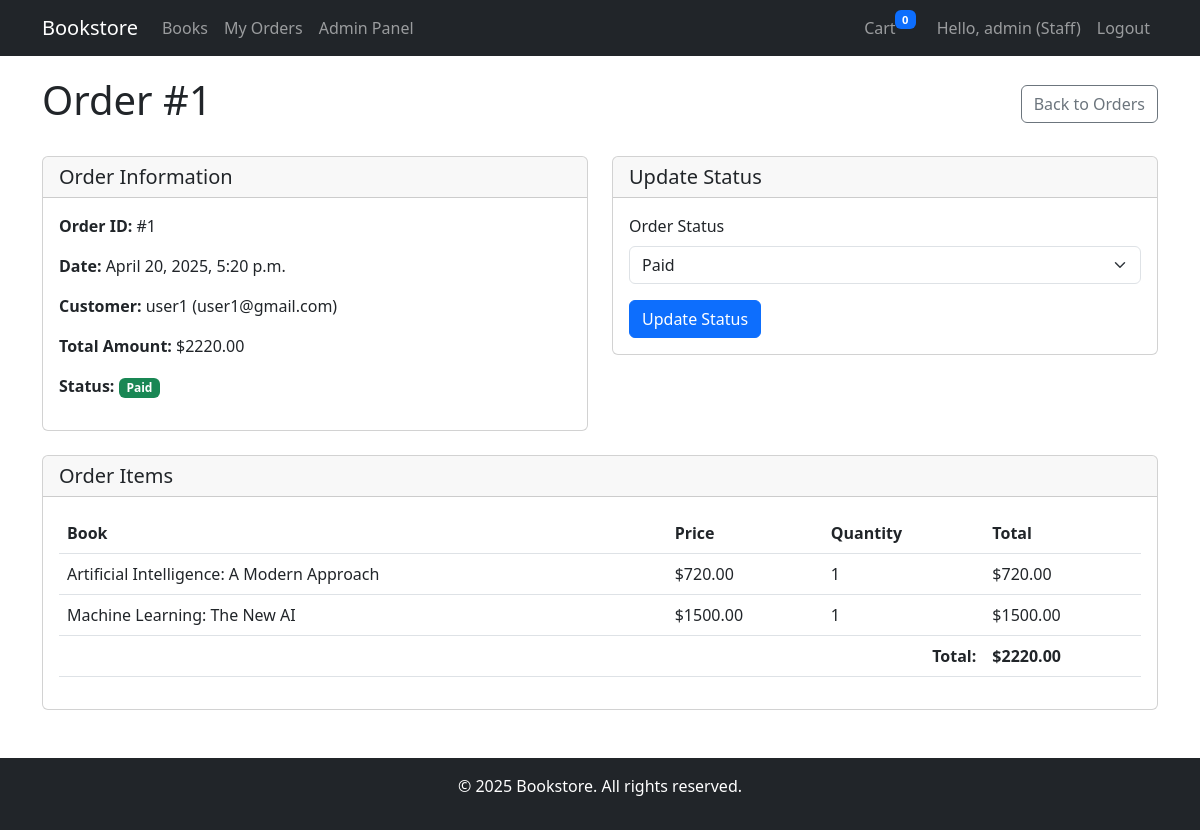
The page /admin_panel/orders/1/ (signed in) on the database its author committed.
### orders/models.py (models this page shows, shortened)
class Order(models.Model):
    STATUS_CHOICES = (
        ('pending', 'Pending'),
        ('paid', 'Paid'),
        ('shipped', 'Shipped'),
        ('delivered', 'Delivered'),
        ('cancelled', 'Cancelled'),
    )
    user = models.ForeignKey(User, on_delete=models.CASCADE, related_name='orders')
    total_price = models.DecimalField(max_digits=10, decimal_places=2)
    status = models.CharField(max_length=20, choices=STATUS_CHOICES, default='pending')
    created_at = models.DateTimeField(auto_now_add=True)
    updated_at = models.DateTimeField(auto_now=True)

class OrderItem(models.Model):
    order = models.ForeignKey(Order, on_delete=models.CASCADE, related_name='items')
    book = models.ForeignKey(Book, on_delete=models.CASCADE)
    quantity = models.PositiveIntegerField(default=1)
    price = models.DecimalField(max_digits=10, decimal_places=2)
    def get_total_price(self):
        return self.price * self.quantity

### books/models.py (models this page shows, shortened)
class Book(models.Model):
    title = models.CharField(max_length=200)
    author = models.CharField(max_length=200)
    description = models.TextField()
    price = models.DecimalField(max_digits=10, decimal_places=2)
    inventory = models.PositiveIntegerField(default=0)
    cover_image = models.CharField(max_length=255, blank=True, null=True)
    created_at = models.DateTimeField(auto_now_add=True)
    updated_at = models.DateTimeField(auto_now=True)

### admin_panel/views.py (the view)
# urls.py: path('orders/<int:pk>/', views.OrderDetailAdminView.as_view(), name='order_detail'),
class OrderDetailAdminView(AdminRequiredMixin, DetailView):
    model = Order
    template_name = 'admin_panel/order_detail.html'
    context_object_name = 'order'

### admin_panel/views.py (called while the page is built)
    def test_func(self):
        return self.request.user.is_authenticated and self.request.user.is_staff

### cart/context_processors.py (called while the page is built)
def cart_processor(request):
    cart = request.session.get('cart', {})
    cart_count = sum(item['quantity'] for item in cart.values())
    return {
        'cart_count': cart_count
    }

### templates/admin_panel/order_detail.html (shortened to what this page needs)
{% extends 'base/base.html' %}
{% block content %}
<div class="d-flex justify-content-between align-items-center mb-4">
    <h1>Order #{{ order.id }}</h1>
    <a href="{% url 'admin_panel:order_list' %}" class="btn btn-outline-secondary">Back to Orders</a>
</div>
<div class="row">
    <div class="col-md-6 mb-4">
        <div class="card">
            <div class="card-header">
                <h5 class="mb-0">Order Information</h5>
            </div>
            <div class="card-body">
                <p><strong>Order ID:</strong> #{{ order.id }}</p>
                <p><strong>Date:</strong> {{ order.created_at|date:"F j, Y, g:i a" }}</p>
                <p><strong>Customer:</strong> {{ order.user.username }} ({{ order.user.email }})</p>
                <p><strong>Total Amount:</strong> ${{ order.total_price }}</p>
                <p><strong>Status:</strong> <span class="badge bg-{% if order.status == 'paid' %}success{% elif order.status == 'pending' %}warning{% elif order.status == 'cancelled' %}danger{% else %}info{% endif %}">{{ order.status|title }}</span></p>
            </div>
        </div>
    </div>
    <div class="col-md-6 mb-4">
        <div class="card">
            <div class="card-header">
                <h5 class="mb-0">Update Status</h5>
            </div>
            <div class="card-body">
                <form method="post">
                    <div class="mb-3">
                        <label for="status" class="form-label">Order Status</label>
                        <select class="form-select" id="status" name="status">
                            <option value="paid" {% if order.status == 'paid' %}selected{% endif %}>Paid</option>
                        </select>
                    </div>
                    <button type="submit" class="btn btn-primary">Update Status</button>
                </form>
            </div>
        </div>
    </div>
</div>
<div class="card">
    <div class="card-header">
        <h5 class="mb-0">Order Items</h5>
    </div>
    <div class="card-body">
        <div class="table-responsive">
            <table class="table">
                <thead>
                    <tr>
                        <th>Book</th>
                        <th>Price</th>
                        <th>Quantity</th>
                        <th>Total</th>
                    </tr>
                </thead>
                <tbody>
                    {% for item in order.items.all %}
                    <tr>
                        <td>{{ item.book.title }}</td>
                        <td>${{ item.price }}</td>
                        <td>{{ item.quantity }}</td>
                        <td>${{ item.get_total_price }}</td>
                    </tr>
                    {% endfor %}
                </tbody>
                <tfoot>
                    <tr>
                        <td colspan="3" class="text-end"><strong>Total:</strong></td>
                        <td><strong>${{ order.total_price }}</strong></td>
                    </tr>
                </tfoot>
            </table>
        </div>
    </div>
</div>
{% endblock %}

### templates/base/base.html (shortened to what this page needs)
<!DOCTYPE html>
<html lang="en">
<head>
    <link href="https://cdn.jsdelivr.net/npm/bootstrap@5.3.0-alpha1/dist/css/bootstrap.min.css" rel="stylesheet">
</head>
<body>
    <nav class="navbar navbar-expand-lg navbar-dark bg-dark">
        <div class="container">
            <a class="navbar-brand" href="{% url 'books:book_list' %}">Bookstore</a>
            <div class="collapse navbar-collapse" id="navbarNav">
                <ul class="navbar-nav me-auto">
                    <li class="nav-item">
                        <a class="nav-link" href="{% url 'books:book_list' %}">Books</a>
                    </li>
                    {% if user.is_authenticated %}
                        <li class="nav-item">
                            <a class="nav-link" href="{% url 'orders:order_history' %}">My Orders</a>
                        </li>
                        {% if user.is_staff %}
                            <li class="nav-item">
                                <a class="nav-link" href="{% url 'admin_panel:dashboard' %}">Admin Panel</a>
                            </li>
                        {% endif %}
                    {% endif %}
                </ul>
                <ul class="navbar-nav">
                    {% if user.is_authenticated %}
                        <li class="nav-item">
                            <a class="nav-link" href="{% url 'cart:view_cart' %}">
                                Cart <span class="badge bg-primary cart-badge">{{ cart_count }}</span>
                            </a>
                        </li>
                        <li class="nav-item">
                            <span class="nav-link">Hello, {{ user.username }}{% if user.is_staff %} (Staff){% endif %}</span>
                        </li>
                        <li class="nav-item">
                            <a class="nav-link" href="{% url 'accounts:logout' %}">Logout</a>
                        </li>
                    {% endif %}
                </ul>
            </div>
        </div>
    </nav>
    <div class="container">
        {% block content %}{% endblock %}
    </div>
    <footer class="bg-dark text-white mt-5 py-3">
        <div class="container text-center">
            <p>&copy; {% now "Y" %} Bookstore. All rights reserved.</p>
        </div>
    </footer>
</body>
</html>

### templates/base/base.html (style rules this page uses)
.navbar { margin-bottom: 20px; }
.cart-badge { position: relative; top: -10px; right: 5px; font-size: 0.7em; }

### rows shown on the page
Order: id "1", created_at "April 20, 2025, 5:20 p.m.", user.username "user1", user.email "user1@gmail.com", total_price "2220.00", status "Paid"
OrderItem: book "Artificial Intelligence: A Modern Approach", price "720.00", quantity "1", get_total_price "720.00"
OrderItem: book "Machine Learning: The New AI", price "1500.00", quantity "1", get_total_price "1500.00"

### other values the page prints
{{ cart_count }} "0"
{{ user.username }} "admin"
